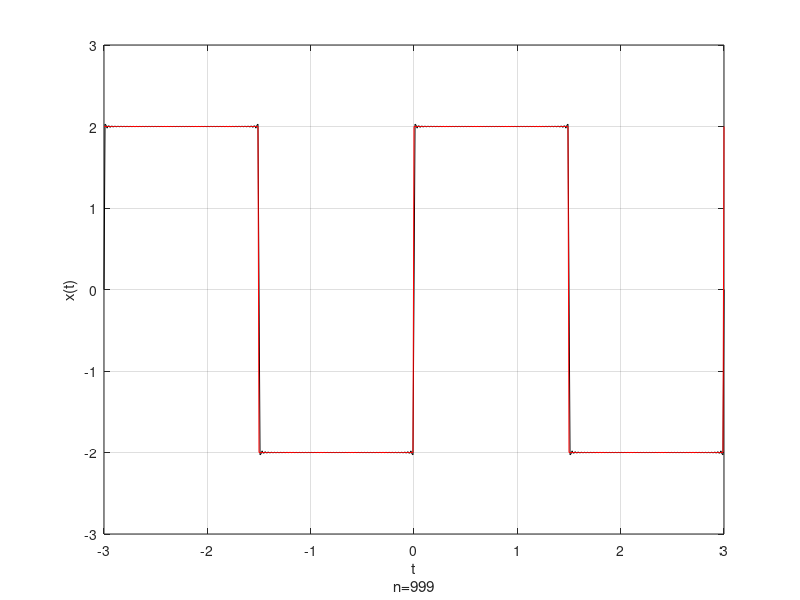

Reproduce this figure in MATLAB.
close
A=2;
T=3;
t=-T:0.01:T;
w0=2*pi/T;
x=zeros(size(t));
n=999;
for k=1:2:n
    x=x+4*A*sin(k*w0*t)/(k*pi);
end
plot(t,x,'k');
grid on;
hold on;
xs=A*square(w0*t);
plot(t,xs,'r');
text=['n=',num2str(n)];
xlabel({'t',text});
ylabel('x(t)');